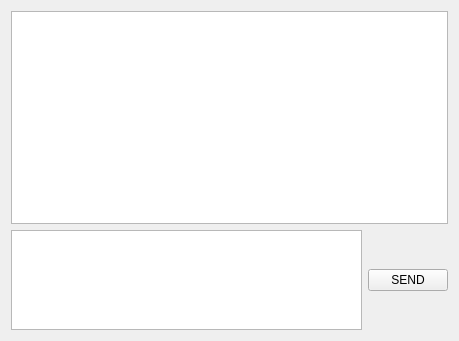
<?xml version="1.0" encoding="UTF-8"?>
<ui version="4.0">
 <class>TabWidget</class>
 <widget class="QWidget" name="TabWidget">
  <property name="geometry">
   <rect>
    <x>0</x>
    <y>0</y>
    <width>459</width>
    <height>341</height>
   </rect>
  </property>
  <property name="windowTitle">
   <string>Form</string>
  </property>
  <layout class="QVBoxLayout" name="verticalLayout">
   <item>
    <widget class="QTextBrowser" name="chatBox"/>
   </item>
   <item>
    <layout class="QHBoxLayout" name="horizontalLayout">
     <item>
      <widget class="QPlainTextEdit" name="sendBox">
       <property name="maximumSize">
        <size>
         <width>16777215</width>
         <height>100</height>
        </size>
       </property>
      </widget>
     </item>
     <item>
      <widget class="QPushButton" name="sendB">
       <property name="text">
        <string>SEND</string>
       </property>
      </widget>
     </item>
    </layout>
   </item>
  </layout>
 </widget>
 <resources/>
 <connections/>
</ui>
